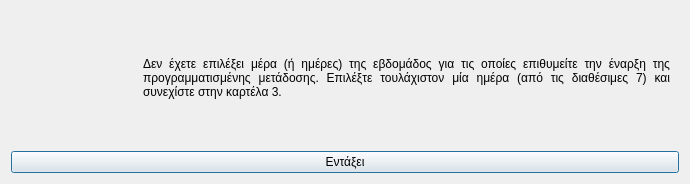
<?xml version="1.0" encoding="UTF-8"?>
<ui version="4.0">
 <class>Dialog</class>
 <widget class="QDialog" name="Dialog">
  <property name="geometry">
   <rect>
    <x>0</x>
    <y>0</y>
    <width>690</width>
    <height>184</height>
   </rect>
  </property>
  <property name="windowTitle">
   <string>Ελλιπή δεδομένα</string>
  </property>
  <property name="windowIcon">
   <iconset resource="../../../../icons.qrc">
    <normaloff>:/rest-windows/assets/images/rest-windows/information.png</normaloff>:/rest-windows/assets/images/rest-windows/information.png</iconset>
  </property>
  <layout class="QGridLayout" name="gridLayout">
   <item row="0" column="0">
    <widget class="QFrame" name="frame">
     <property name="styleSheet">
      <string notr="true">QFrame{border:0px;}</string>
     </property>
     <property name="frameShape">
      <enum>QFrame::StyledPanel</enum>
     </property>
     <property name="frameShadow">
      <enum>QFrame::Raised</enum>
     </property>
     <layout class="QHBoxLayout" name="horizontalLayout">
      <item>
       <widget class="QLabel" name="image_label">
        <property name="maximumSize">
         <size>
          <width>117</width>
          <height>117</height>
         </size>
        </property>
        <property name="text">
         <string/>
        </property>
        <property name="pixmap">
         <pixmap resource="../../../../icons.qrc">:/rest-windows/assets/images/rest-windows/information.png</pixmap>
        </property>
        <property name="scaledContents">
         <bool>true</bool>
        </property>
       </widget>
      </item>
      <item>
       <widget class="QLabel" name="label">
        <property name="text">
         <string>Δεν έχετε επιλέξει μέρα (ή ημέρες) της εβδομάδος για τις οποίες επιθυμείτε την έναρξη της προγραμματισμένης μετάδοσης. Επιλέξτε τουλάχιστον μία ημέρα (από τις διαθέσιμες 7) και συνεχίστε στην καρτέλα 3.</string>
        </property>
        <property name="alignment">
         <set>Qt::AlignJustify|Qt::AlignVCenter</set>
        </property>
        <property name="wordWrap">
         <bool>true</bool>
        </property>
       </widget>
      </item>
     </layout>
    </widget>
   </item>
   <item row="1" column="0">
    <widget class="QPushButton" name="ok">
     <property name="text">
      <string>Εντάξει</string>
     </property>
     <property name="icon">
      <iconset resource="../../../../icons.qrc">
       <normaloff>:/rest-windows/assets/images/rest-windows/ok.png</normaloff>:/rest-windows/assets/images/rest-windows/ok.png</iconset>
     </property>
    </widget>
   </item>
  </layout>
 </widget>
 <tabstops>
  <tabstop>ok</tabstop>
 </tabstops>
 <resources>
  <include location="../../../../icons.qrc"/>
  <include location="../../../../icons.qrc"/>
  <include location="../../../../icons.qrc"/>
  <include location="../../../../icons.qrc"/>
  <include location="../../../../icons.qrc"/>
 </resources>
 <connections/>
</ui>
